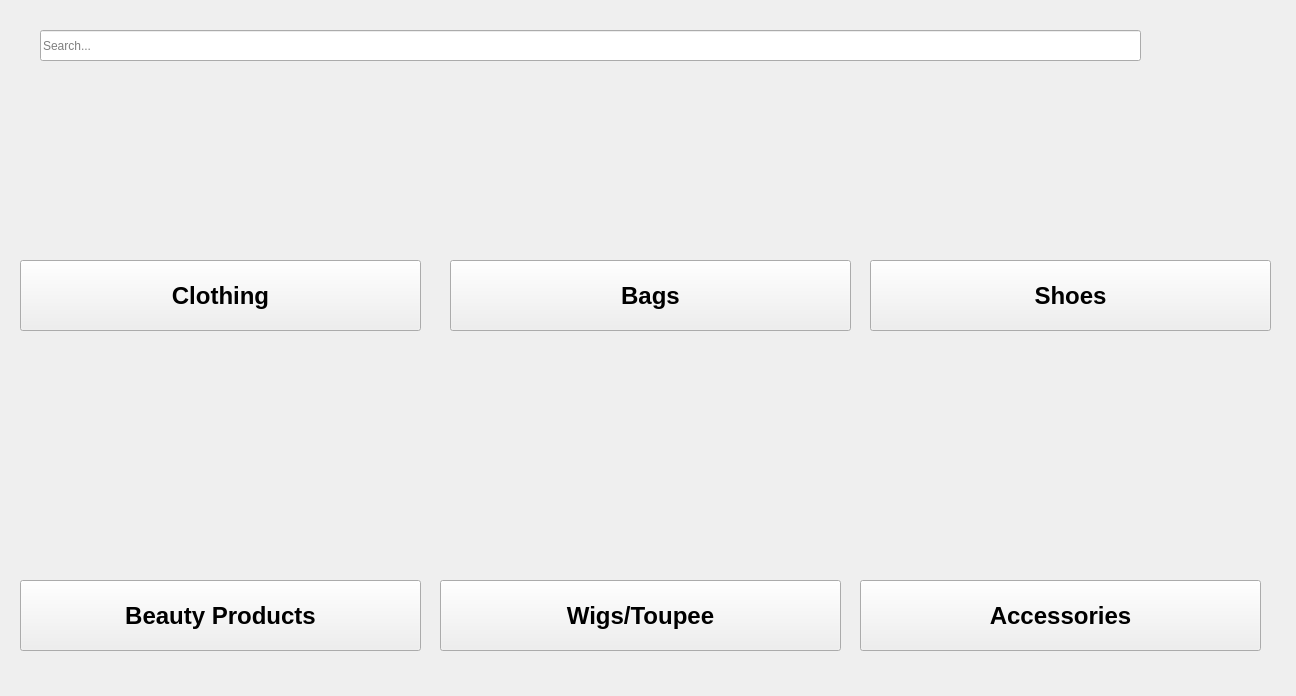
<?xml version="1.0" encoding="UTF-8"?>
<ui version="4.0">
 <class>app</class>
 <widget class="QWidget" name="app">
  <property name="geometry">
   <rect>
    <x>0</x>
    <y>0</y>
    <width>1296</width>
    <height>696</height>
   </rect>
  </property>
  <property name="windowTitle">
   <string>app</string>
  </property>
  <widget class="QPushButton" name="clothing">
   <property name="geometry">
    <rect>
     <x>20</x>
     <y>260</y>
     <width>401</width>
     <height>71</height>
    </rect>
   </property>
   <property name="font">
    <font>
     <pointsize>18</pointsize>
     <weight>75</weight>
     <bold>true</bold>
    </font>
   </property>
   <property name="text">
    <string>Clothing</string>
   </property>
  </widget>
  <widget class="QPushButton" name="bags">
   <property name="geometry">
    <rect>
     <x>450</x>
     <y>260</y>
     <width>401</width>
     <height>71</height>
    </rect>
   </property>
   <property name="font">
    <font>
     <pointsize>18</pointsize>
     <weight>75</weight>
     <bold>true</bold>
    </font>
   </property>
   <property name="text">
    <string>Bags</string>
   </property>
  </widget>
  <widget class="QPushButton" name="beautyproducts">
   <property name="geometry">
    <rect>
     <x>20</x>
     <y>580</y>
     <width>401</width>
     <height>71</height>
    </rect>
   </property>
   <property name="font">
    <font>
     <pointsize>18</pointsize>
     <weight>75</weight>
     <bold>true</bold>
    </font>
   </property>
   <property name="text">
    <string>Beauty Products</string>
   </property>
  </widget>
  <widget class="QPushButton" name="accessories">
   <property name="geometry">
    <rect>
     <x>860</x>
     <y>580</y>
     <width>401</width>
     <height>71</height>
    </rect>
   </property>
   <property name="font">
    <font>
     <pointsize>18</pointsize>
     <weight>75</weight>
     <bold>true</bold>
    </font>
   </property>
   <property name="text">
    <string>Accessories</string>
   </property>
  </widget>
  <widget class="QLabel" name="label">
   <property name="geometry">
    <rect>
     <x>20</x>
     <y>80</y>
     <width>401</width>
     <height>181</height>
    </rect>
   </property>
   <property name="text">
    <string/>
   </property>
   <property name="pixmap">
    <pixmap>../../../Desktop/Fashion Deals/Clothing.jpeg</pixmap>
   </property>
   <property name="scaledContents">
    <bool>true</bool>
   </property>
  </widget>
  <widget class="QLabel" name="label_2">
   <property name="geometry">
    <rect>
     <x>870</x>
     <y>80</y>
     <width>401</width>
     <height>181</height>
    </rect>
   </property>
   <property name="text">
    <string/>
   </property>
   <property name="pixmap">
    <pixmap>../../../Desktop/Fashion Deals/shoes.jpeg</pixmap>
   </property>
   <property name="scaledContents">
    <bool>true</bool>
   </property>
  </widget>
  <widget class="QLabel" name="label_3">
   <property name="geometry">
    <rect>
     <x>20</x>
     <y>390</y>
     <width>401</width>
     <height>181</height>
    </rect>
   </property>
   <property name="text">
    <string/>
   </property>
   <property name="pixmap">
    <pixmap>../../../Desktop/Fashion Deals/Beauty Products.jpeg</pixmap>
   </property>
   <property name="scaledContents">
    <bool>true</bool>
   </property>
  </widget>
  <widget class="QLabel" name="label_4">
   <property name="geometry">
    <rect>
     <x>860</x>
     <y>400</y>
     <width>401</width>
     <height>181</height>
    </rect>
   </property>
   <property name="text">
    <string/>
   </property>
   <property name="pixmap">
    <pixmap>../../../Desktop/Fashion Deals/download.jpeg</pixmap>
   </property>
   <property name="scaledContents">
    <bool>true</bool>
   </property>
  </widget>
  <widget class="QPushButton" name="wigs">
   <property name="geometry">
    <rect>
     <x>440</x>
     <y>580</y>
     <width>401</width>
     <height>71</height>
    </rect>
   </property>
   <property name="font">
    <font>
     <pointsize>18</pointsize>
     <weight>75</weight>
     <bold>true</bold>
    </font>
   </property>
   <property name="text">
    <string>Wigs/Toupee</string>
   </property>
  </widget>
  <widget class="QLabel" name="label_5">
   <property name="geometry">
    <rect>
     <x>440</x>
     <y>400</y>
     <width>401</width>
     <height>181</height>
    </rect>
   </property>
   <property name="text">
    <string/>
   </property>
   <property name="pixmap">
    <pixmap>../../../Desktop/Fashion Deals/OIP.jpeg</pixmap>
   </property>
   <property name="scaledContents">
    <bool>true</bool>
   </property>
  </widget>
  <widget class="QPushButton" name="shoes">
   <property name="geometry">
    <rect>
     <x>870</x>
     <y>260</y>
     <width>401</width>
     <height>71</height>
    </rect>
   </property>
   <property name="font">
    <font>
     <pointsize>18</pointsize>
     <weight>75</weight>
     <bold>true</bold>
    </font>
   </property>
   <property name="text">
    <string>Shoes</string>
   </property>
  </widget>
  <widget class="QLabel" name="label_6">
   <property name="geometry">
    <rect>
     <x>450</x>
     <y>80</y>
     <width>401</width>
     <height>181</height>
    </rect>
   </property>
   <property name="text">
    <string/>
   </property>
   <property name="pixmap">
    <pixmap>../../../Desktop/Fashion Deals/download (7).jpeg</pixmap>
   </property>
   <property name="scaledContents">
    <bool>true</bool>
   </property>
  </widget>
  <widget class="QLineEdit" name="lineEdit">
   <property name="geometry">
    <rect>
     <x>40</x>
     <y>30</y>
     <width>1101</width>
     <height>31</height>
    </rect>
   </property>
   <property name="placeholderText">
    <string>Search...</string>
   </property>
  </widget>
 </widget>
 <resources/>
 <connections/>
</ui>
